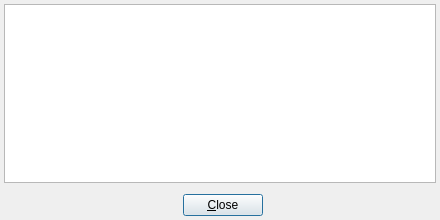
<?xml version="1.0" encoding="UTF-8"?>
<ui version="4.0">
 <class>PopupMessage</class>
 <widget class="QDialog" name="PopupMessage">
  <property name="windowModality">
   <enum>Qt::WindowModality::ApplicationModal</enum>
  </property>
  <property name="geometry">
   <rect>
    <x>0</x>
    <y>0</y>
    <width>440</width>
    <height>220</height>
   </rect>
  </property>
  <property name="sizePolicy">
   <sizepolicy hsizetype="Expanding" vsizetype="Expanding">
    <horstretch>1</horstretch>
    <verstretch>0</verstretch>
   </sizepolicy>
  </property>
  <property name="minimumSize">
   <size>
    <width>400</width>
    <height>220</height>
   </size>
  </property>
  <property name="maximumSize">
   <size>
    <width>520</width>
    <height>260</height>
   </size>
  </property>
  <property name="windowTitle">
   <string>Ars Tracker Message</string>
  </property>
  <property name="sizeGripEnabled">
   <bool>false</bool>
  </property>
  <property name="modal">
   <bool>true</bool>
  </property>
  <layout class="QGridLayout" name="gridLayout_2">
   <property name="leftMargin">
    <number>4</number>
   </property>
   <property name="topMargin">
    <number>4</number>
   </property>
   <property name="rightMargin">
    <number>4</number>
   </property>
   <property name="bottomMargin">
    <number>4</number>
   </property>
   <item row="0" column="0">
    <layout class="QGridLayout" name="gridLayout">
     <item row="3" column="0">
      <layout class="QHBoxLayout" name="horizontalLayout">
       <property name="leftMargin">
        <number>5</number>
       </property>
       <property name="topMargin">
        <number>5</number>
       </property>
       <item>
        <spacer name="horizontalSpacer">
         <property name="orientation">
          <enum>Qt::Orientation::Horizontal</enum>
         </property>
         <property name="sizeHint" stdset="0">
          <size>
           <width>40</width>
           <height>20</height>
          </size>
         </property>
        </spacer>
       </item>
       <item>
        <widget class="QPushButton" name="btn_Close">
         <property name="text">
          <string>&amp;Close</string>
         </property>
         <property name="default">
          <bool>true</bool>
         </property>
        </widget>
       </item>
       <item>
        <spacer name="horizontalSpacer_2">
         <property name="orientation">
          <enum>Qt::Orientation::Horizontal</enum>
         </property>
         <property name="sizeHint" stdset="0">
          <size>
           <width>40</width>
           <height>20</height>
          </size>
         </property>
        </spacer>
       </item>
      </layout>
     </item>
     <item row="0" column="0">
      <widget class="QPlainTextEdit" name="text_Message">
       <property name="font">
        <font>
         <family>Lucida Console</family>
         <pointsize>8</pointsize>
        </font>
       </property>
       <property name="undoRedoEnabled">
        <bool>false</bool>
       </property>
       <property name="readOnly">
        <bool>true</bool>
       </property>
      </widget>
     </item>
    </layout>
   </item>
  </layout>
 </widget>
 <resources/>
 <connections/>
</ui>
